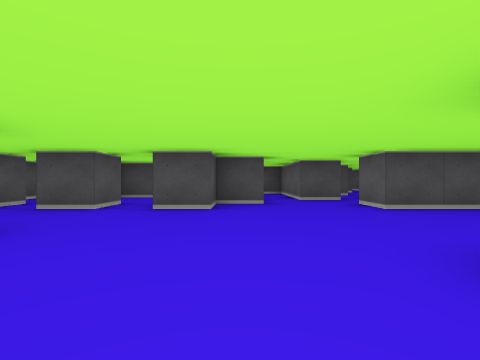
view 1 (above)

24 first-person views from a walk through a cub3D ray-caster map. The camera is about half as high as the walls, looks level and sees 85° across. The floor is counted in squares. Each view is taken from the middle of a square. On the plan, view 1 faces up. The plan holds only what a view shows up to about 9 squares ahead; the rest is blank.

view 2
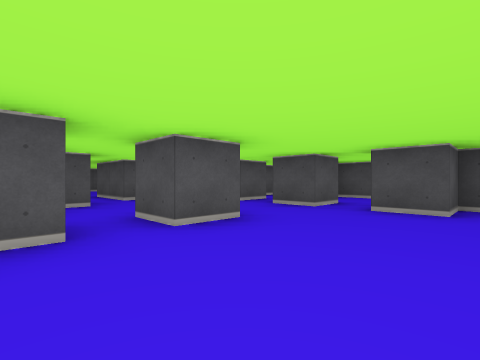

view 3
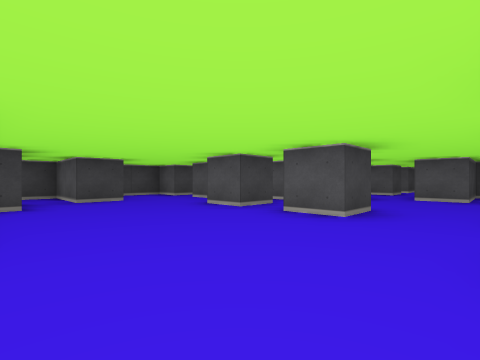

view 4
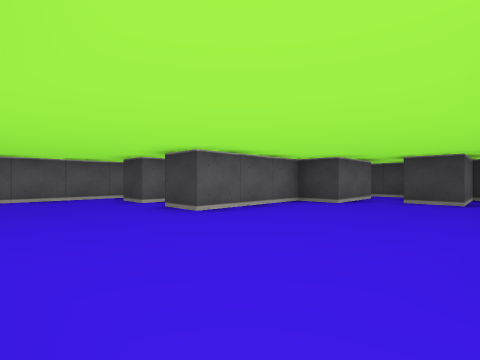

view 5
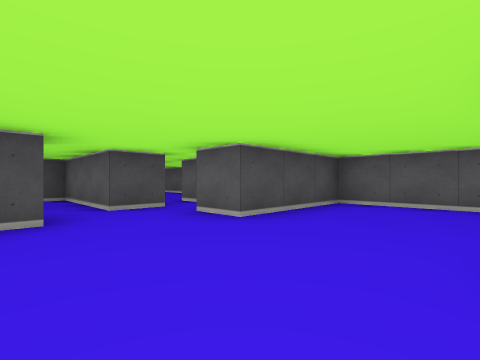

view 6
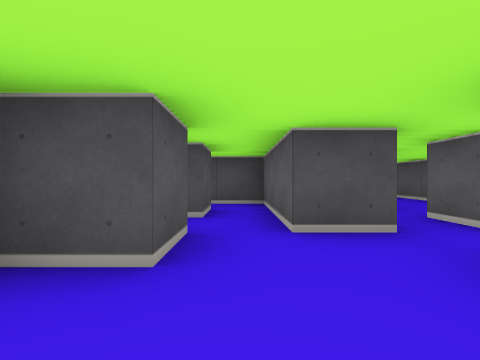

view 7
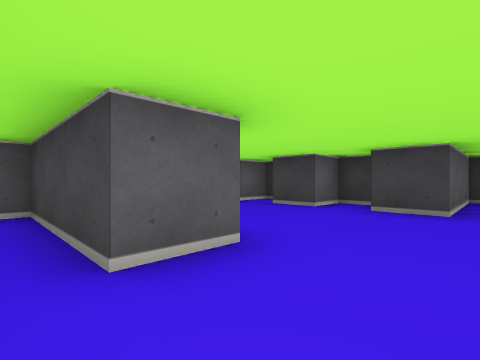

view 8
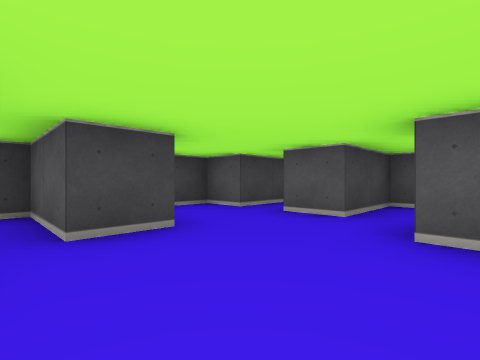

view 9
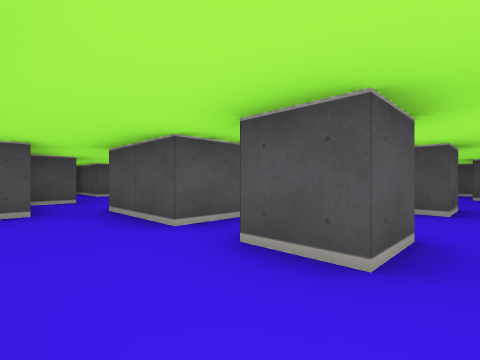

view 10
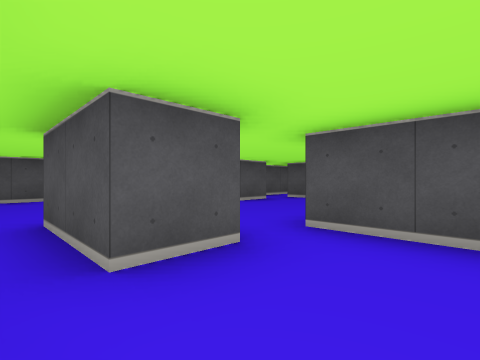

view 11
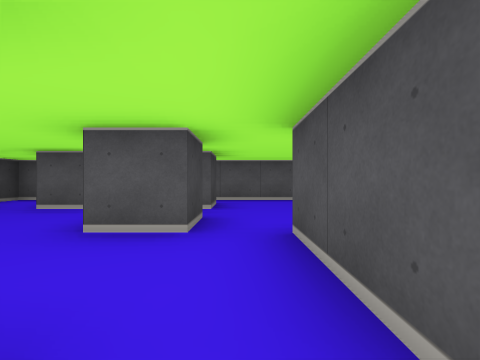

view 12
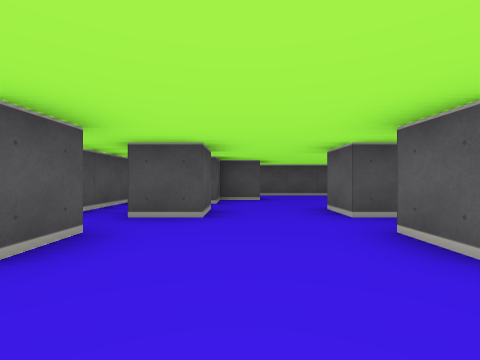

view 13
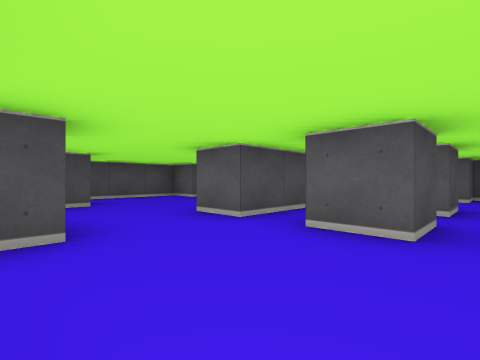

view 14
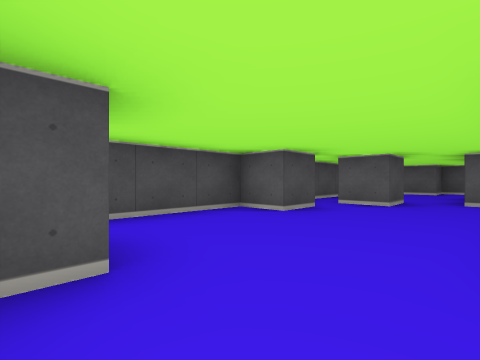

view 15
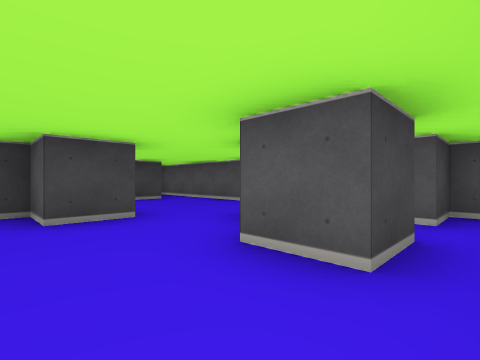

view 16
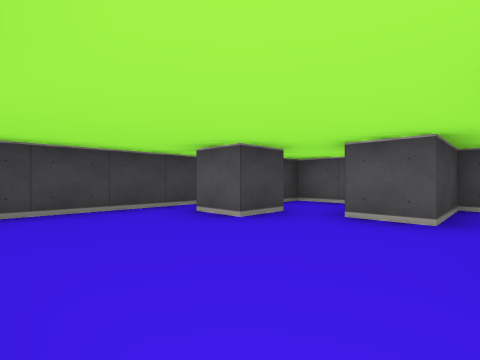

view 17
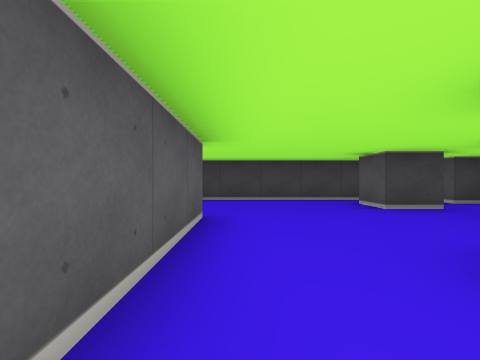

view 18
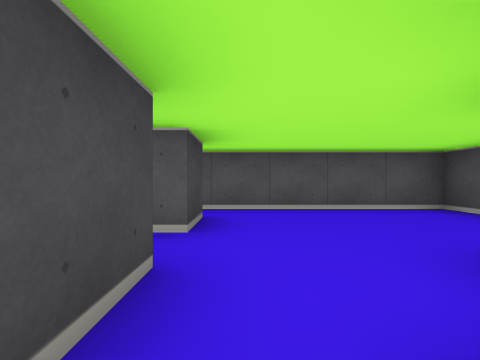

view 19
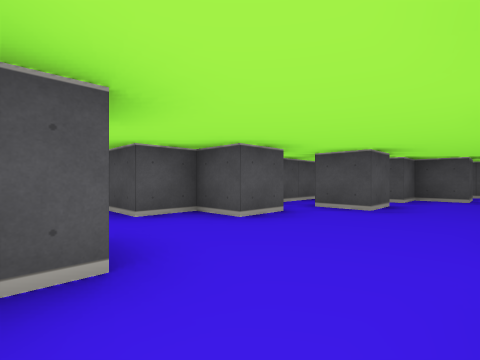

view 20
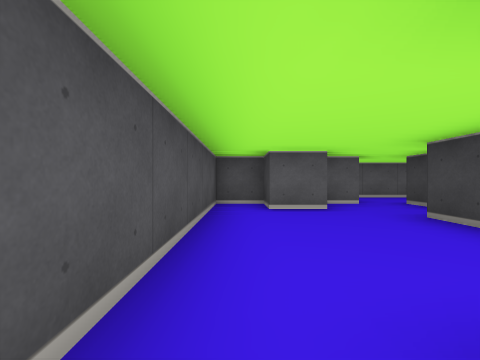

view 21
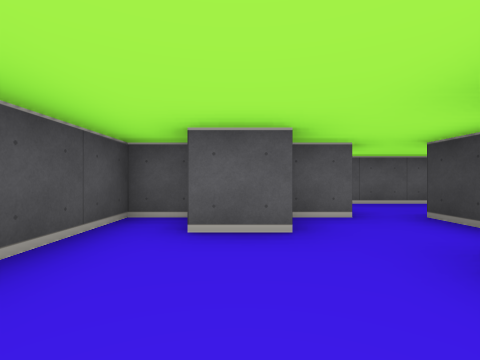

view 22
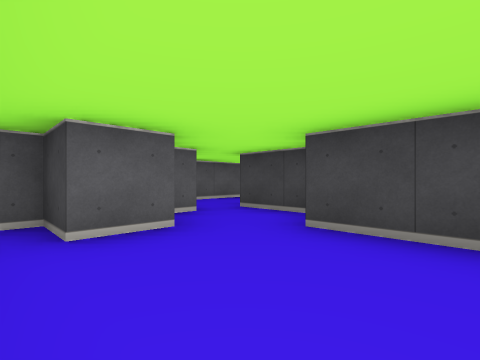

view 23
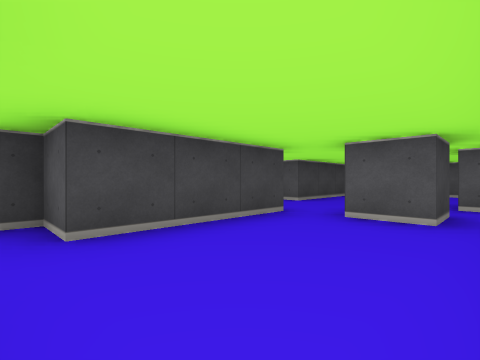

view 24
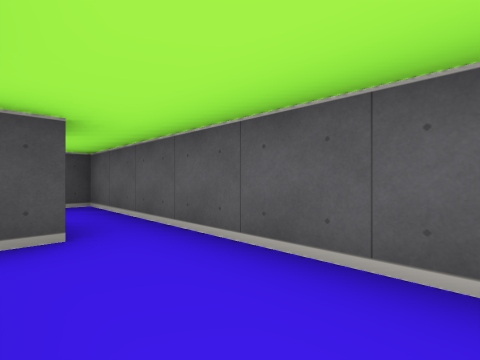

### Floor plan
Key: @ floor where view 1 was taken; # wall or solid block; . floor.
Columns run from 13 left of view 1 to 6 right of it. Each row starts with its distance up from view 1.
 14      ###############
 13       ...#......##.#
 12     ##.....#....#..#
 11   # #...........##.#
 10   #.........###....#
  9   #.#..###.. ####..#
  8 #........##.##.#...#
  7 ####...#.#..#..#.#.#
  6 ###.........##.....#
  5 #......##.#.#...####
  4 #...#..............#
  3 #...###............#
  2 #.........#........#
  1 #.#.#..#.......#.#.#
  0 #......##.#..@.#####
 -1 ###....#...... #
 -2 #......###....#
 -3 #..#........#.#
 -4 ## .....##..#.
 -5    ############

Where each view was taken, in squares from view 1:
view 1: 0 up, 0 right, facing up
view 2: 0 up, 0 right, facing up-left
view 3: 4 up, 1 right, facing down-left
view 4: 4 up, 2 left, facing down-right
view 5: 2 up, 0 right, facing up-right
view 6: 4 up, 1 right, facing up
view 7: 6 up, 1 right, facing down-right
view 8: 0 up, 0 right, facing down-left
view 9: 3 up, 2 left, facing up-left
view 10: 2 up, 5 left, facing up-left
view 11: 2 up, 6 left, facing left
view 12: 5 up, 8 left, facing up
view 13: 6 up, 9 left, facing up-right
view 14: 10 up, 8 left, facing up-right
view 15: 8 up, 8 left, facing down-left
view 16: 0 up, 7 left, facing down-left
view 17: 2 up, 7 left, facing down
view 18: 2 up, 8 left, facing left
view 19: 4 up, 7 left, facing up-left
view 20: 13 up, 2 left, facing right
view 21: 12 up, 0 right, facing right
view 22: 13 up, 0 right, facing down-right
view 23: 13 up, 2 right, facing down-left
view 24: 8 up, 4 right, facing up-right
